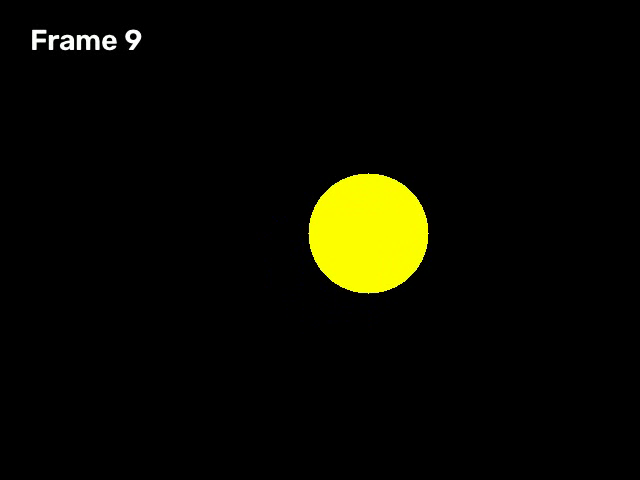
#> input picture frame 9 of assets/sample_input.mp4, 640 x 480 px
$ python test.py   (older library calls are emulated)
#> lines starting #> are read from the running program, lines starting #| are printed output that depends on the picture; after the words box and inside, x2 and y2 are one past the last pixel; in counts of white or black regions, pixels touching at a corner belong together
### enhancex/core/config.py
import os
import yaml
from typing import Any, Dict, Optional


class ConfigManager:
    """Configuration Manager for loading, parsing, and retrieving settings."""

    _instance: Optional['ConfigManager'] = None

    def __init__(self, config_path: Optional[str] = None):
        self.config: Dict[str, Any] = self._default_config()
        if config_path and os.path.exists(config_path):
            self.load(config_path)

    @classmethod
    def get_instance(cls, config_path: Optional[str] = None) -> 'ConfigManager':
        if cls._instance is None:
            cls._instance = ConfigManager(config_path)
        elif config_path and os.path.exists(config_path):
            cls._instance.load(config_path)
        return cls._instance

    @staticmethod
    def _default_config() -> Dict[str, Any]:
        return {
            "system": {
                "device": "auto",
                "precision": "fp32",
                "backend": "onnx",
                "threads": 4,
                "log_level": "INFO"
            },
            "image": {
                "clahe": {"clip_limit": 2.0, "tile_grid_size": [8, 8]},
                "white_balance": {"method": "gray_world"},
                "sharpen": {"strength": 1.0, "radius": 1},
                "denoise": {"h": 10.0, "template_window_size": 7, "search_window_size": 21}
            },
            "video": {
                "stabilization": {
                    "smoothing_radius": 30,
                    "border_mode": "reflect",
                    "max_corners": 200,
                    "quality_level": 0.01,
                    "min_distance": 30.0,
                    "rolling_shutter_compensation": True
                },
                "interpolation": {
                    "engine": "rife",
                    "scale_factor": 2
                },
                "scene_detection": {
                    "threshold": 30.0
                }
            },
            "ai": {
                "super_resolution": {
                    "model": "real-esrgan",
                    "scale": 4,
                    "tile_size": 512,
                    "tile_pad": 10
                },
                "denoise": {
                    "model": "dncnn",
                    "strength": 0.1
                }
            }
        }

    # [13 lines left out: functions load, _update_dict, not called in this run]

    def get(self, key_path: str, default: Any = None) -> Any:
#> called with key_path = 'image'
        keys = key_path.split(".")
        curr = self.config
        for k in keys:
            if isinstance(curr, dict) and k in curr:
                curr = curr[k]
            else:
                return default
        return curr

    # [8 lines left out: function set, not called in this run]

### enhancex/api/high_level.py
import cv2
import numpy as np
from typing import Optional, Dict, Any, Union
from enhancex.core.logger import get_logger
from enhancex.core.config import ConfigManager
from enhancex.image.pipeline import ImagePipeline
from enhancex.video.io import VideoReader, VideoWriter
from enhancex.video.stabilization import VideoStabilizer
from enhancex.ai.super_resolution import SuperResolutionEngine
from enhancex.ai.interpolation import FrameInterpolatorEngine
from enhancex.ai.denoise import AIDenoiseEngine
from enhancex.ai.enhancements import FaceEnhancer, HDREnhancer

logger = get_logger("EnhanceX.API")


import time
from enhancex.ai.aae import AdaptiveAIEngine, MediaAnalysis


class ImageEnhancer:
    """
    High-level Python API for Image Enhancement.
    Supports AUTO Mode (Adaptive AAE Engine) and MANUAL Mode (Research/Model Selection).
    """

    def __init__(self, device: str = "auto", mode: str = "auto", model: Optional[str] = None, config_path: Optional[str] = None):
        self.device = device
        self.mode = mode.lower()
        self.model = model
        self.config = ConfigManager.get_instance(config_path)
        self.pipeline = ImagePipeline(self.config.get("image", {}))
        self.face_enhancer = FaceEnhancer()
        self.hdr_enhancer = HDREnhancer()
        self.aae_engine = AdaptiveAIEngine()
        self.last_analysis: Optional[MediaAnalysis] = None
        self.last_metrics: Dict[str, float] = {}

    def enhance(
        self,
        image_input: Union[str, np.ndarray],
        output_path: Optional[str] = None,
        sharpen: float = 1.0,
        denoise: float = 0.0,
        clahe: bool = True,
        white_balance: bool = True,
        face_enhance: bool = False,
        hdr: bool = False,
        mode: Optional[str] = None,
        model: Optional[str] = None
    ) -> np.ndarray:
#> called with sharpen = 1, denoise = 0, clahe = False, white_balance = False, face_enhance = False, hdr = False
        start_time = time.time()
        active_mode = (mode or self.mode).lower()
        active_model = model or self.model

        if isinstance(image_input, str):
            image = cv2.imread(image_input)
            if image is None:
                raise FileNotFoundError(f"Image not found at {image_input}")
        else:
            image = image_input
#> image is the input picture: shape (480, 640, 3); mean B, G, R 0.9, 10.1, 10.1

        if active_mode == "auto":
            # Adaptive AI Enhancement Engine (AAE) Auto Mode
            analysis = self.aae_engine.analyze(image)
            self.last_analysis = analysis
            logger.info(f"AAE Auto Mode: Category '{analysis.category.value}' (conf {analysis.category_confidence:.2f}), defects: {[d.value for d in analysis.defects]}")

            # Execute AAE constructed pipeline
            out = self.pipeline.process(
                image,
                use_clahe="contrast_clahe" in analysis.recommended_pipeline or clahe,
                use_white_balance="color_balance" in analysis.recommended_pipeline or white_balance,
                sharpen_strength=1.2 if "unsharp_mask" in analysis.recommended_pipeline else sharpen,
                denoise_strength=3.0 if "denoise" in analysis.recommended_pipeline else denoise
            )

            if "face_enhance" in analysis.recommended_pipeline or face_enhance:
                out = self.face_enhancer.enhance(out)

            if "hdr_tone_map" in analysis.recommended_pipeline or hdr:
                out = self.hdr_enhancer.enhance(out)

        else:
            # Manual / Research Mode (explicit model/params selection)
            logger.info(f"Manual Research Mode: model='{active_model or 'Custom Pipeline'}'")
            if active_model in ["RealESRGAN", "SwinIR"]:
                sr = SuperResolutionEngine(model_name=active_model.lower(), scale=4, device=self.device)
                out = sr.upscale(image)
            elif active_model in ["GFPGAN", "CodeFormer"]:
                out = self.face_enhancer.enhance(image)
            else:
                out = self.pipeline.process(
                    image,
                    use_clahe=clahe,
                    use_white_balance=white_balance,
                    sharpen_strength=sharpen,
                    denoise_strength=denoise
                )
                if face_enhance:
                    out = self.face_enhancer.enhance(out)
                if hdr:
                    out = self.hdr_enhancer.enhance(out)

        elapsed_ms = (time.time() - start_time) * 1000.0

        # Calculate PSNR simulation metric between input & enhanced output for research mode
        if image.shape == out.shape:
            mse = float(np.mean((image.astype(float) - out.astype(float)) ** 2))
            psnr = 10 * np.log10((255.0 ** 2) / (mse + 1e-5)) if mse > 0 else 99.0
        else:
            psnr = 35.0

        self.last_metrics = {
            "execution_time_ms": elapsed_ms,
            "psnr": psnr,
            "height": out.shape[0],
            "width": out.shape[1]
        }

        if output_path and isinstance(image_input, str):
            cv2.imwrite(output_path, out)

        return out


class Stabilizer:
    """High-level Python API for Video Stabilization."""

    # [5 lines left out: function __init__, not called in this run]

    def process(self, input_path: str, output_path: str) -> str:
        return self.stabilizer_engine.stabilize(input_path, output_path)


class FrameInterpolator:
    """High-level Python API for Frame Interpolation."""

    def __init__(self, engine: str = "rife", device: str = "auto"):
        self.interpolator = FrameInterpolatorEngine(engine=engine, device=device)

    # [21 lines left out: function process_video, not called in this run]


class VideoEnhancer:
    """
    Universal High-Level Python API for Video Enhancement.
    Provides stabilize(), upscale(), denoise(), and interpolate() methods.
    """

    def __init__(self, device: str = "auto", backend: str = "auto", config_path: Optional[str] = None):
        self.device = device
        self.backend = backend
        self.config = ConfigManager.get_instance(config_path)
        self.image_enhancer = ImageEnhancer(device=device, config_path=config_path)

    def enhance(
        self,
        input_path: str,
        output_path: str,
        sharpen: float = 1.0,
        denoise: float = 0.0,
        clahe: bool = False,
        white_balance: bool = False,
        face_enhance: bool = False,
        hdr: bool = False
    ) -> str:
        with VideoReader(input_path) as reader:
            fps = reader.fps
            width, height = reader.width, reader.height

            with VideoWriter(output_path, fps, (width, height)) as writer:
                for frame in reader:
                    enhanced = self.image_enhancer.enhance(
                        frame,
                        sharpen=sharpen,
                        denoise=denoise,
                        clahe=clahe,
                        white_balance=white_balance,
                        face_enhance=face_enhance,
                        hdr=hdr
                    )
                    writer.write(enhanced)
        return output_path

    def stabilize(self, input_path: str, output_path: str, smoothing_radius: int = 30, border_mode: str = "reflect") -> str:
        stabilizer = Stabilizer(smoothing_radius=smoothing_radius, border_mode=border_mode)
        return stabilizer.process(input_path, output_path)

    # [50 lines left out: functions upscale, denoise, not called in this run]

    def interpolate(self, input_path: str, output_path: str, target_fps: float = 60.0, engine: str = "rife") -> str:
        interpolator = FrameInterpolator(engine=engine, device=self.device)
        return interpolator.process_video(input_path, output_path, target_fps=target_fps)

### enhancex/ai/aae.py
"""
Adaptive AI Enhancement Engine (AAE) - EnhanceX v1.2.0
Provides automated category detection, quality defect analysis, and adaptive pipeline construction.
"""

import cv2
import numpy as np
from enum import Enum
from dataclasses import dataclass, field
from typing import Dict, List, Any, Optional, Tuple, Union
from enhancex.core.logger import get_logger

logger = get_logger("EnhanceX.AAE")


class MediaCategory(str, Enum):
    PORTRAIT = "portrait"
    LANDSCAPE = "landscape"
    ANIME = "anime"
    DOCUMENT = "document"
    NIGHT = "night"
    MEDICAL = "medical"
    SATELLITE = "satellite"
    ARTWORK = "artwork"
    SCREENSHOT = "screenshot"
    GENERAL = "general"


class QualityDefect(str, Enum):
    BLUR = "blur"
    NOISE = "noise"
    COMPRESSION = "compression"
    LOW_RES = "low_resolution"
    SCRATCHES = "scratches"
    COLOR_IMBALANCE = "color_imbalance"
    MOTION_BLUR = "motion_blur"
    LOW_LIGHT = "low_light"


@dataclass
class MediaAnalysis:
    category: MediaCategory
    category_confidence: float
    defects: List[QualityDefect]
    metrics: Dict[str, float] = field(default_factory=dict)
    recommended_pipeline: List[str] = field(default_factory=list)


class CategoryDetector:
    """Detects image category using computer vision metrics and signal analysis."""

    def detect(self, image: np.ndarray) -> Tuple[MediaCategory, float]:
        if image is None or image.size == 0:
            return MediaCategory.GENERAL, 0.5

        h, w, c = image.shape if len(image.shape) == 3 else (image.shape[0], image.shape[1], 1)
        gray = cv2.cvtColor(image, cv2.COLOR_BGR2GRAY) if c == 3 else image
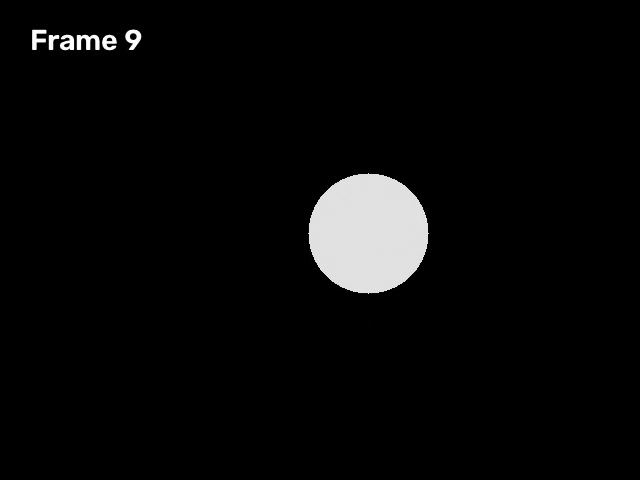
#> gray: shape (480, 640); min 0, max 255, mean 9

        # 1. Document detection check
        _, binary = cv2.threshold(gray, 0, 255, cv2.THRESH_BINARY + cv2.THRESH_OTSU)
#> binary: shape (480, 640); 4% white; 7 white regions, largest, box (x1, y1, x2, y2) and area: (308, 173, 429, 294) 11289, (77, 35, 100, 50) 221, (125, 30, 141, 50) 181
        white_ratio = np.mean(binary == 255)
#> white_ratio = 0.0399
        edges = cv2.Canny(gray, 100, 200)
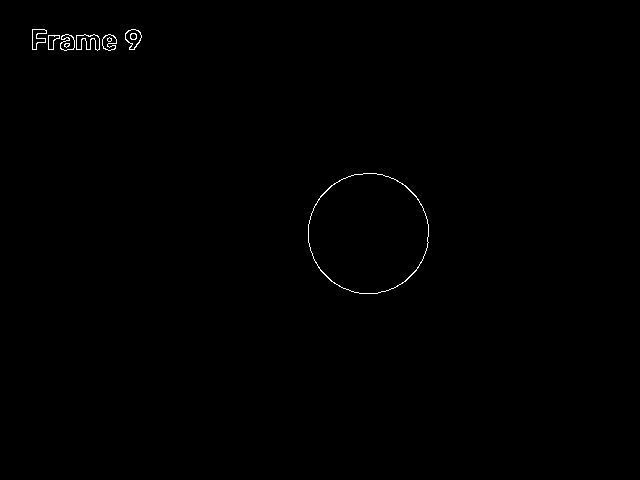
#> edges: shape (480, 640); 0.3% white in thin lines or dots, all inside (x1, y1, x2, y2) = (32, 29, 429, 294)
        edge_density = np.mean(edges > 0)
#> edge_density = 0.00298
        if white_ratio > 0.60 and edge_density > 0.01:
            return MediaCategory.DOCUMENT, 0.88

        # 2. Night detection check
        mean_lum = np.mean(gray)
#> mean_lum = 9.05
#> (the rest of the program and of its run is left out)
